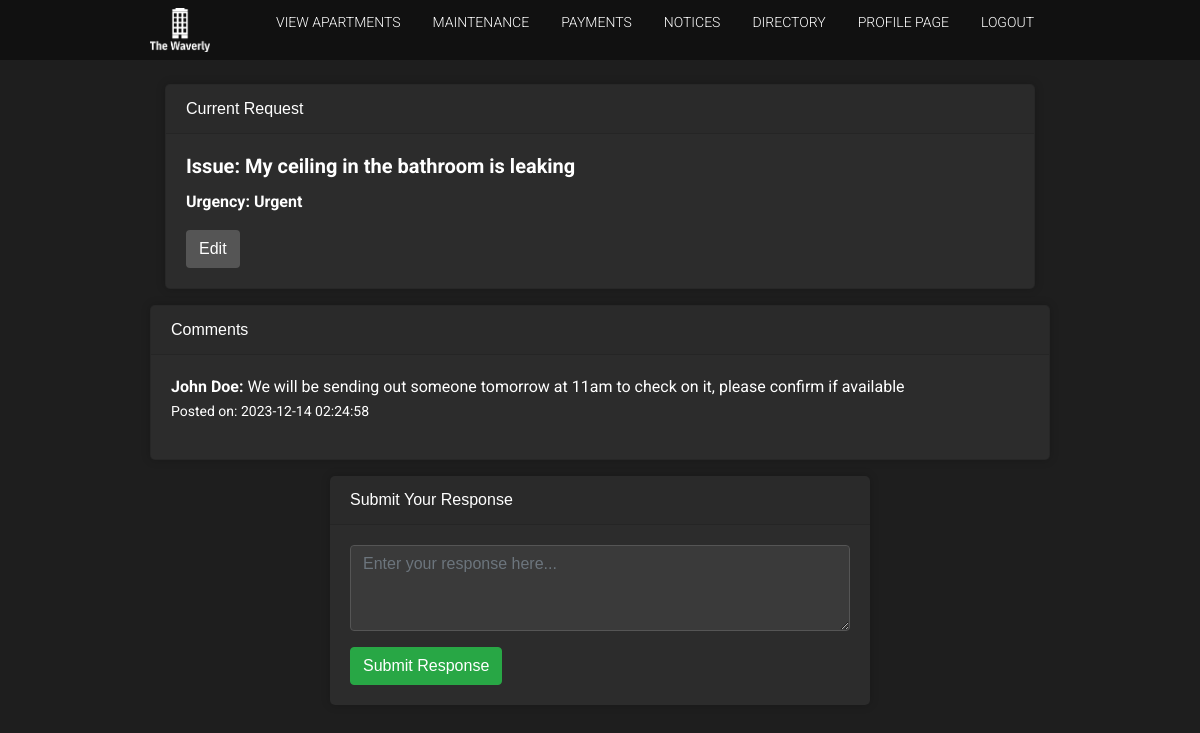
Screenshot of /phpproject01/maintenance.php (signed in) with the database file from the repository.
### tables this page shows
CREATE TABLE `maintenance_requests` (
  `request_id` int(11) NOT NULL,
  `usersId` int(11) NOT NULL,
  `apartment_id` int(11) NOT NULL,
  `description` text NOT NULL,
  `urgency` enum('Mild','Medium','Urgent') NOT NULL,
  `request_status` enum('Pending','In Progress','Completed') NOT NULL DEFAULT 'Pending',
  `submitted_at` timestamp NOT NULL DEFAULT current_timestamp(),
  `amountDue` decimal(10,2) DEFAULT NULL,
  `due_date` date DEFAULT NULL
);

CREATE TABLE `maintenance_responses` (
  `response_id` int(11) NOT NULL,
  `request_id` int(11) DEFAULT NULL,
  `responder_id` int(11) DEFAULT NULL,
  `response_text` text DEFAULT NULL,
  `response_date` timestamp NOT NULL DEFAULT current_timestamp()
);

CREATE TABLE `users` (
  `usersId` int(11) NOT NULL,
  `usersName` varchar(128) NOT NULL,
  `usersEmail` varchar(128) NOT NULL,
  `usersUid` varchar(128) NOT NULL,
  `usersPwd` varchar(128) NOT NULL,
  `role` enum('resident','management') NOT NULL DEFAULT 'resident',
  `user_apartment_id` int(11) DEFAULT NULL
);

### phpproject01/maintenance.php (the view, shortened to what this page needs)
<?php
    require_once 'includes/dbh.inc.php';
    require_once 'header.php';
?>
<!DOCTYPE html>
<html lang="en">
<head>
    <link rel="stylesheet" href="https://cdn.jsdelivr.net/npm/bootstrap@4.6.2/dist/css/bootstrap.min.css">
</head>
<body>
    <?php
    function checkForOpenRequest($conn, $userId) {
        $query = "SELECT * FROM maintenance_requests WHERE usersId = $userId AND request_status IN ('Pending', 'In Progress')";
        $result = $conn->query($query);
        return $result->num_rows > 0 ? $result->fetch_assoc() : false;
    }
    $openRequest = checkForOpenRequest($conn, $_SESSION['userid']);
    $comments = null;
    function fetchCommentsForRequest($conn, $requestId) {
        $query = "SELECT mr.*, u.usersName
                  FROM maintenance_responses mr
                  JOIN users u ON mr.responder_id = u.usersId
                  WHERE mr.request_id = $requestId";
        $result = $conn->query($query);
        return $result;
    }
    if ($openRequest) {
        $comments = fetchCommentsForRequest($conn, $openRequest['request_id']);
    }
    $editMode = false;
    ?>
    <div class="container mt-4">
        <?php if (isset($openRequest) && $openRequest && !$editMode): ?>
            <div class="card mb-3">
                <div class="card-header">Current Request</div>
                <div class="card-body">
                <h5 class="card-title current-request-text">Issue: <?= ($openRequest['description']) ?></h5>
                <p class="card-text current-request-text">Urgency: <?= ($openRequest['urgency']) ?></p>
                    <form action="maintenance.php" method="post">
                        <button type="submit" name="edit" class="btn btn-dark-mode">Edit</button>
                    </form>
                </div>
            </div>
        <?php endif; ?>
    </div>
    <?php if ($openRequest): ?>
            <div class="card mb-3">
                <div class="card-header">Comments</div>
                <div class="card-body">
                    <?php while($comment = $comments->fetch_assoc()): ?>
                        <div class="comment">
                        <p>
                            <strong><?= ($comment['usersName']) ?>:</strong>
                            <?= ($comment['response_text']) ?>
                            <br>
                            <small>Posted on: <?= ($comment['response_date']) ?></small>
                        </p>
                        </div>
                    <?php endwhile; ?>
                </div>
            </div>
        <?php endif; ?>
    </div>
    <?php if ($openRequest): ?>
        <div class="response_box">
            <div class="card-header">Submit Your Response</div>
            <div class="card-body">
                <form action="maintenance.php" method="post">
                    <div class="form-group">
                        <textarea class="form-control" name="user_response" placeholder="Enter your response here..." rows="3" required></textarea>
                    </div>
                    <button type="submit" class="btn btn-primary">Submit Response</button>
                </form>
            </div>
        </div>
    <?php endif; ?>
    </body>
    </html>

### phpproject01/css/style.css (style rules this page uses)
body { background-color: #333333; }
h1, h2, h3, h4, h5, h6, p { font-family: 'Roboto', sans-serif; color: #111; line-height: 24px; }
p { font-weight: 400; font-size: 16px; }

### phpproject01/maintenance.php (style rules this page uses)
body { font-family: Arial, sans-serif; background-color: #1e1e1e; color: white; }
.card, .alert { background-color: #2c2c2c; border-radius: 5px; box-shadow: 0 0 10px rgba(0, 0, 0, 0.2); width: 100% }
.response_box { margin: auto; background-color: #2c2c2c; border-radius: 5px; box-shadow: 0 0 10px rgba(0, 0, 0, 0.2); width: 45% }
.form-control, .form-control:focus { background-color: #3a3a3a; color: white; border-color: #555; width: 100%; }
.btn-primary { background-color: #28a745; border-color: #28a745; }
.btn-dark-mode { background-color: #555; color: white; }
.current-request-text { color: white; font-weight: bold; }
.comment p { color: white !important; }

### rows the page displays
maintenance_requests: description "My ceiling in the bathroom is leaking", urgency "Urgent"
maintenance_responses: responder.usersName "John Doe", response_text "We will be sending out someone tomorrow at 11am to check on it, please confirm if available", response_date "2023-12-14 02:24:58"
